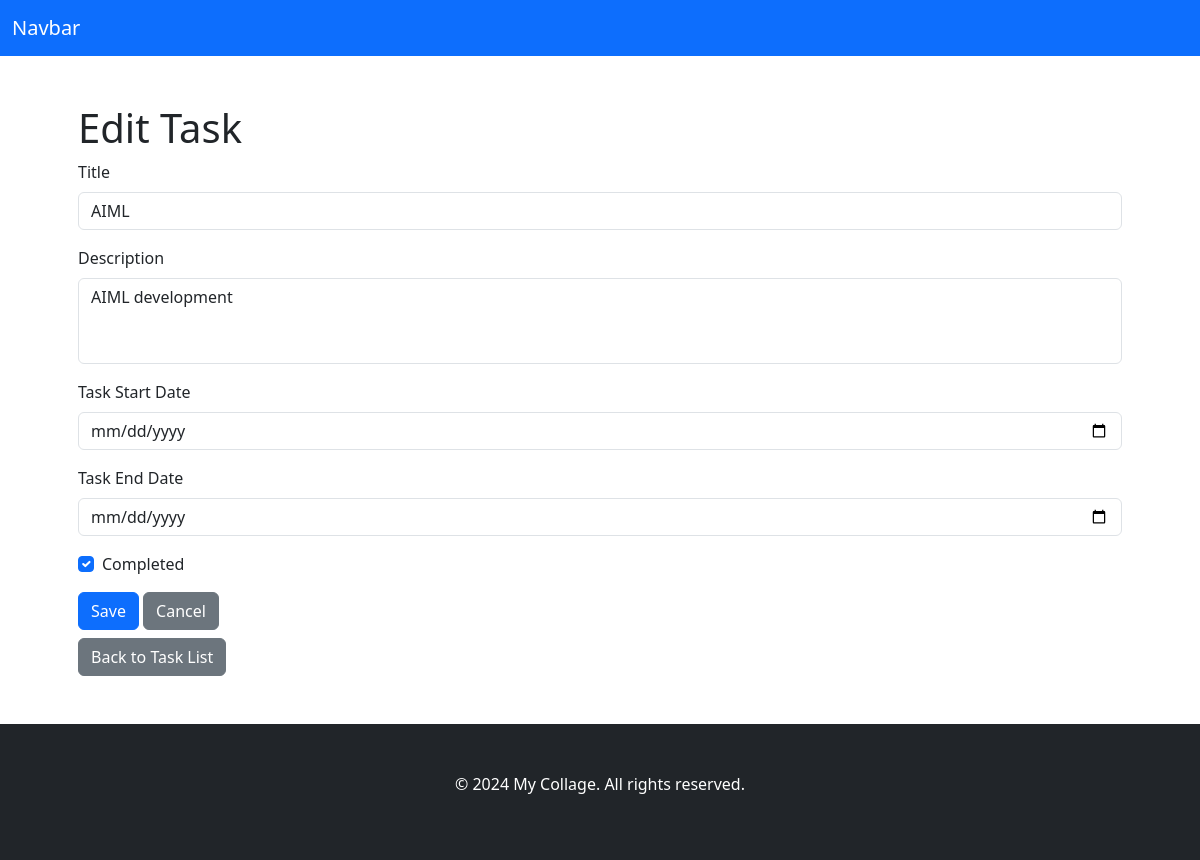
Page /todo/update/6/ on the committed database.
### todo/models.py (models this page shows, shortened)
class Task(models.Model):
    title = models.CharField(max_length=200)
    description = models.TextField(blank=True)
    task_start_date = models.DateField(default=timezone.localdate)
    task_end_date = models.DateField(default=timezone.localdate() + timedelta(days=7))
    completed = models.BooleanField(default=True)
    created_at = models.DateTimeField(auto_now_add=True)

### todo/views.py (the view, shortened to what this page needs)
# urls.py: path('update/<int:pk>/', views.task_update, name='task_update'),
def task_update(request, pk):
    task = get_object_or_404(Task, pk=pk)
    return render(request, 'todo/task_form.html', {'task': task})

### todo/templates/todo/task_form.html (shortened to what this page needs)
{% extends "base.html" %}
{% block content %}
    <h1>{% if task %}Edit Task{% else %}Create New Task{% endif %}</h1>
    <form method="post">
        <div class="mb-3">
            <label for="id_title" class="form-label">Title</label>
            <input type="text" name="title" class="form-control" id="id_title" value="{{ task.title}}">
        </div>
        <div class="mb-3">
            <label for="id_description" class="form-label">Description</label>
            <textarea name="description" class="form-control" id="id_description" rows="3">{{ task.description }}</textarea>
        </div>
        <div class="mb-3">
            <label for="id_task_start_date" class="form-label">Task Start Date</label>
            <input type="date" name="task_start_date" class="form-control" id="id_task_start_date" value="{{ today |date:'Y-m-d' }}">
        </div>
        <div class="mb-3">
            <label for="id_task_end_date" class="form-label">Task End Date</label>
            <input type="date" name="task_end_date" class="form-control" id="id_task_end_date" value="{{ task_end_date |date:'Y-m-d' }}">
        </div>
        <div class="mb-3 form-check">
            <input type="checkbox" name="completed" class="form-check-input" id="id_completed" {% if task.completed %}checked{% endif %}>
            <label class="form-check-label" for="id_completed">Completed</label>
        </div>
        <button type="submit" class="btn btn-primary">Save</button>
        <a href="{% url 'todo:task_list' %}" class="btn btn-secondary">Cancel</a>
    </form>
    <a href="{% url 'todo:task_list' %}" class="btn btn-secondary mt-2">Back to Task List</a>
{% endblock %}

### static/css/style.css (style rules this page uses)
form input, form textarea { border-bottom: 1px solid #000; width: 500px; resize: none; }

### rows in the picture
Task: title "AIML", description "AIML development", completed "☑"
